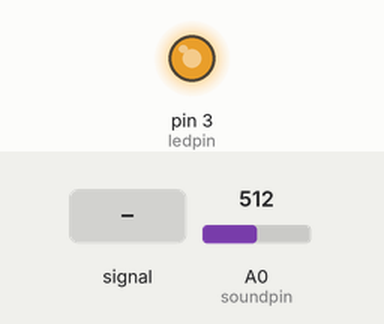
This sketch was run on a simulated Arduino Uno, built with avr-gcc and run on an emulated ATmega328P. Shown: output pins drawn as LEDs (lit = HIGH). The inputs (shaded band) are chosen by the test bench; at power-on: A0 (soundpin) = 512. What the sketch prints to the serial monitor is not drawn.

Above: at 1.2 s.
1.3 s: A0 (soundpin) fed a 200 Hz sine of ±81 counts around its level
At 2.25 s:
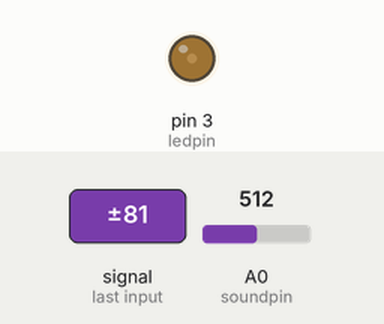
4.3 s: A0 (soundpin) set to 900
7.3 s: A0 (soundpin) set to 716
At 8.3 s:
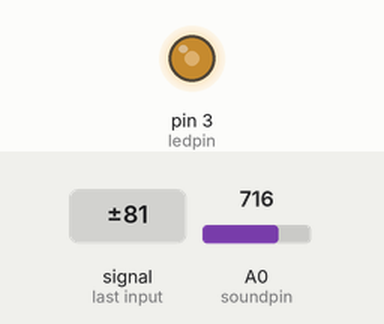
10.3 s: A0 (soundpin) fed a 1000 Hz sine of ±255 counts around its level
Timing chart, 0 to 14.3 s (numbered marks = the images above; inputs shaded):
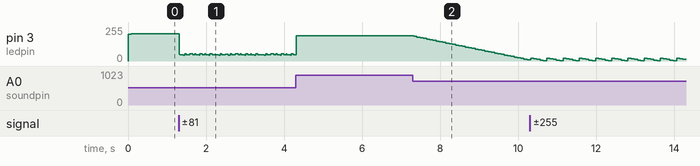

The sketch:

MOSFET_LED.ino
```cpp
const int ledpin = 3;
const int soundpin = A0;
const int buttonpin = 2;

const int MAX_LED_POWER = 255;
const int LED_REFRESING_STEP_POWER = 5; // 51 steps
const int LED_REFRESHING_FREQUENCE_MS = 80;
const int NOISE_LED_POWER = 10;

const bool ZATUH_FEATURE_TOGGLE = true;

void setup() {
  pinMode(ledpin, OUTPUT);
  pinMode(soundpin, INPUT);
  Serial.begin(9600);
}


int actualLedPower;
unsigned long lastLedPowerSetTime = millis();

void loop(){
    int loudness = analogRead(soundpin);
Serial.println(loudness);
if (loudness < 350) {
 loudness = 350;
}

    int futureLedPower = map(loudness, 350, 550, 0, MAX_LED_POWER); // 50
    //futureLedPower = MAX_LED_POWER - futureLedPower; // 200


    if (ZATUH_FEATURE_TOGGLE) {
      if (futureLedPower > actualLedPower) {
        actualLedPower = futureLedPower;
      }

      bool isTimeToSetLedPower = (millis() - LED_REFRESHING_FREQUENCE_MS) > lastLedPowerSetTime;
      if (isTimeToSetLedPower) {

        lastLedPowerSetTime = millis();
        Serial.println(100);

        actualLedPower -= LED_REFRESING_STEP_POWER;

      }


    } else {
      actualLedPower = futureLedPower;
    }

    if (actualLedPower < NOISE_LED_POWER) {
          actualLedPower = 0;
        }
    //Serial.println(actualLedPower);
    analogWrite(ledpin, actualLedPower);
}
```

Measured:
- after the input at 7.3 s, pin 3 (ledpin): moves from 189/255 to 9/255 over 2.9 s, starting at once
